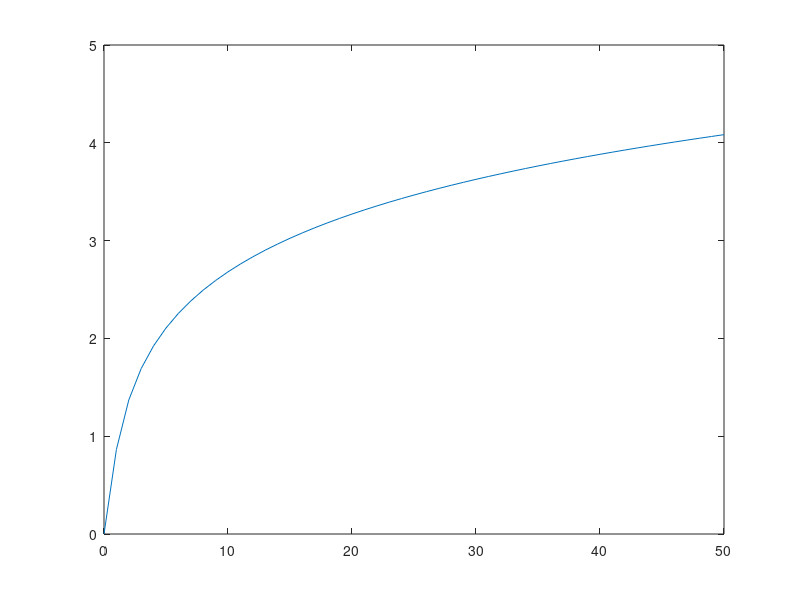

Write the MATLAB code that produced this figure.
f = @(t,y) (1/(exp(y) - y));
h = 1;
tx = 50;
t = 0:h:tx;
y = zeros(1,numel(t));
y(1) = 0;
for i = 2:numel(t)
    k1 = h*f(t(i-1),y(i-1));
    k2 = h*f(t(i-1)+h/2, y(i-1)+k1/2);
    k3 = h*f(t(i-1)+h/2, y(i-1)+k2/2);
    k4 = h*f(t(i-1)+h, y(i-1)+k3);
    y(i) = (y(i-1) + (k1+2*k2+2*k3+k4)/6);
    disp([t(i) y(i)]);
end

plot (t, y);